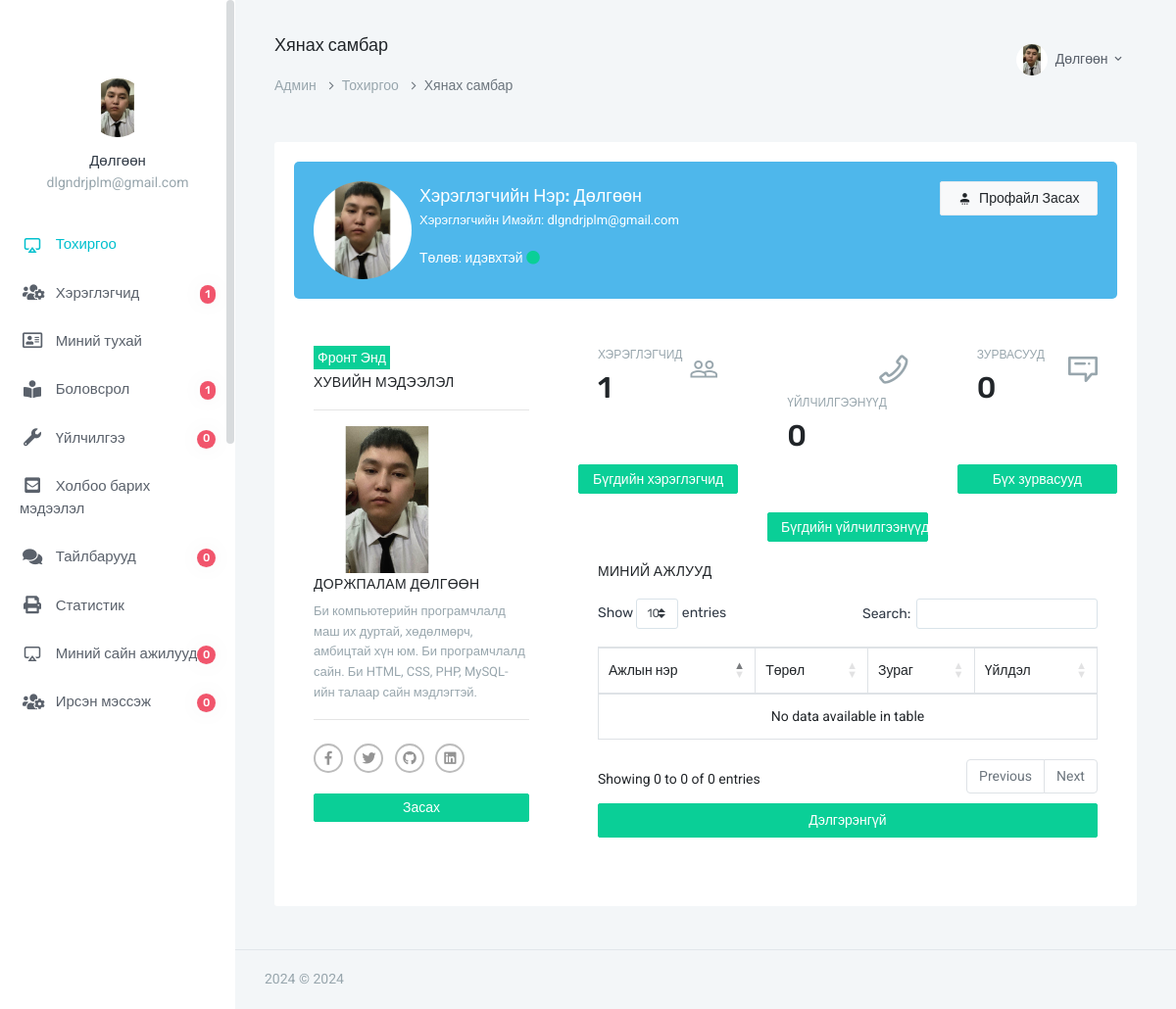
Screenshot of /admin/index.php (signed in) with the database file from the repository.
### tables this page shows
CREATE TABLE `users` (
  `id` int(3) NOT NULL,
  `fname` varchar(100) NOT NULL,
  `email` varchar(100) NOT NULL,
  `password` varchar(255) NOT NULL,
  `status` int(1) NOT NULL DEFAULT 1,
  `photo` varchar(100) NOT NULL DEFAULT 'default.png'
);

CREATE TABLE `about_me` (
  `id` int(2) NOT NULL,
  `name` varchar(100) NOT NULL,
  `intro` varchar(300) NOT NULL,
  `details` text NOT NULL,
  `fb_link` varchar(100) NOT NULL,
  `twitter_link` varchar(100) NOT NULL,
  `linkedin_link` varchar(100) NOT NULL,
  `github_link` varchar(100) NOT NULL,
  `photo` varchar(120) NOT NULL
);

### admin/index.php (the view, shortened to what the rows shown need)
<?php
require_once "header.php";
require_once "db.php";
$email = $_SESSION['user_email'];
$query = "SELECT * FROM users WHERE email='$email'";
$result = $dbcon -> query($query);
$row = $result -> fetch_assoc();
$about_me = $dbcon->query("SELECT * FROM about_me");
$result = $about_me -> fetch_assoc();
?>
    <div class="row">
                            <div class="col-sm-12">
                                <div class="profile-user-box card-box bg-info">
                                    <div class="row text-dark">
                                        <div class="col-sm-6">
                                            <span class="float-left mr-2"><img src="image/users/<?=$row['photo']?>" alt="profile_photo" width='100' class="avatar-xl rounded-circle"></span>
                                            <div class="media-body text-white">
                                                <h4 class="mt-1 mb-1 text-white font-18">Хэрэглэгчийн Нэр: <?=$row['fname']?></h4>
                                                <p class="font-13">Хэрэглэгчийн Имэйл: <?=$row['email']?></p>
                                                <p class="mb-0">Төлөв: идэвхтэй <i class="fa fa-circle text-success"></i></p>
                                            </div>
                                        </div>
                                    </div>
                                </div>
                            </div>
                        </div>
                        <div class="row">
                            <div class="col-xl-4">
                                <div class="card-box">
                                    <span class="bg-success p-1 text-white mb-1">Фронт Энд</span>
                                    <h4 class="header-title mt-1">Хувийн Мэдээлэл</h4>
                                    <hr>
                                    <img  src="image/profile/<?=$result['photo']?>" style="width: 150px;" >
                                    <h5 class="header-title mt-1"><?=$result['name']?></h5>
                                    <div class="panel-body">
                                        <p class="text-muted font-13"><?=$result['details']?></p>
                                        <hr/>
                                        <ul class="social-links list-inline mt-4 mb-0 mx-auto">
                                            <li class="list-inline-item">
                                            </li>
                                            <li class="list-inline-item">
                                            </li>
                                            <li class="list-inline-item">
                                            </li>
                                            <li class="list-inline-item">
                                            </li>
                                        </ul>
                                    </div>
                                    <br>
                                    <a class="btn btn-sm btn-block btn-success" href="about_me.php">Засах</a>
                                </div>
                              </div>
                            <div class="col-xl-8">
                                <div class="row">
                                    <div class="col-sm-4">
                                        <div class="card-box tilebox-one">
                                            <h2 class="" data-plugin="counterup">
                                              <?php
                                              $result = $dbcon->query("SELECT COUNT(*) AS total_users FROM users");
                                              $row = $result->fetch_assoc();
                                              echo $row['total_users'];
                                              ?>
                                          </h2>
                                        </div>
                                    </div>
                                    <div class="col-sm-4">
                                        <div class="card-box tilebox-one">
                                            <h2 class=""><span data-plugin="counterup">
                                              <?php
                                              $result = $dbcon->query("SELECT COUNT(*) AS total_services FROM services");
                                              $row = $result->fetch_assoc();
                                              echo $row['total_services'];
                                              ?>
                                              </span></h2>
                                        </div>
                                    </div>
                                    <div class="col-sm-4">
                                        <div class="card-box tilebox-one">
                                            <h2 class="" data-plugin="counterup">
                                              <?php
                                              $result = $dbcon->query("SELECT COUNT(*) AS total_messages FROM guest_messages");
                                              $row = $result->fetch_assoc();
                                              echo $row['total_messages'];
                                              ?>
                                              </h2>
                                        </div>
                                    </div>
                                </div>
                                <div class="card-box">
                                    <table id="example" class="table table-bordered text-center">
                                          <thead>
                                            <tr>
                                              <th>Ажлын нэр</th>
                                              <th>Төрөл</th>
                                              <th>Зураг</th>
                                              <th>Үйлдэл</th>
                                            </tr>
                                          </thead>
                                        </table>
                            </div>
                        </div>
<?php
    require_once "footer.php";
?>

### admin/header.php (shortened to what the rows shown need)
<?php require_once "db.php"; ?>
<!doctype html>
<html lang="mn">
<head>
        <link rel="stylesheet" href="https://cdnjs.cloudflare.com/ajax/libs/twitter-bootstrap/4.1.3/css/bootstrap.css">
        <link rel="stylesheet" href="https://cdn.datatables.net/1.10.20/css/dataTables.bootstrap4.min.css">
        <link href="assets/css/bootstrap.min.css" rel="stylesheet" type="text/css" />
        <link href="assets/css/icons.css" rel="stylesheet" type="text/css" />
        <link rel="stylesheet" href="../front_end_assets/css/fontawesome-all.min.css">
        <link href="assets/css/metismenu.min.css" rel="stylesheet" type="text/css" />
        <link href="assets/css/style.css" rel="stylesheet" type="text/css" />
    </head>
    <body>
        <div id="wrapper">
            <div class="left side-menu">
                <div class="slimscroll-menu" id="remove-scroll">
                    <div class="user-box">
                        <div class="user-img">
                <?php
                    $email_for_photo = $_SESSION['user_email'];
                    $query_for_photo = $dbcon->query( "SELECT photo FROM users WHERE email='$email_for_photo'");
                    $photo_from_db   = $query_for_photo -> fetch_assoc();
                 ?>
                            <img src="image/users/<?=$photo_from_db['photo']?>" alt="user-img" title="Мат Хэлм" class="rounded-circle img-fluid">
                        </div>
                    </div>
                </div>
            </div>
            <div class="content-page">
                <div class="topbar">
                    <nav class="navbar-custom">
                        <ul class="list-unstyled topbar-right-menu float-right mb-0">
                            <li class="dropdown notification-list">
                                <a class="nav-link dropdown-toggle nav-user" data-toggle="dropdown" href="#" role="button"
                                   aria-haspopup="false" aria-expanded="false">
                                    <img src="image/users/<?=$photo_from_db['photo']?>" alt="user" class="rounded-circle"> <span class="ml-1"><?=$_SESSION['user_name']?> <i class="mdi mdi-chevron-down"></i> </span>
                                </a>
                            </li>
                        </ul>
                    </nav>
                </div>
                <div class="content">
                    <div class="container-fluid">
                        <div class="row">
                            <div class="col-12">
                                <div class="card-box">

### rows the page displays
users: photo (picture), fname "Дөлгөөн", email "dlgndrjplm@gmail.com"
about_me: photo (picture), name "ДОРЖПАЛАМ ДӨЛГӨӨН", details "Би компьютерийн програмчлалд маш их дуртай, хөдөлмөрч, амбицтай хүн юм. Би програмчлалд сайн. Би HTML, CSS, PHP, MySQL-ийн талаар сайн мэдлэгтэй."

### other values shown
$_SESSION['user_name'] "Дөлгөөн"
$_SESSION['user_email'] "dlgndrjplm@gmail.com"
$row['total_users'] "1"
$education_row['total_field'] "1"
$services_row['total_field'] "0"
$testimonial_row['total_field'] "0"
$best_works_row['total_field'] "0"
$guest_message_row['total_field'] "0"
$title "Хянах самбар"
$row['total_services'] "0"
$row['total_messages'] "0"
